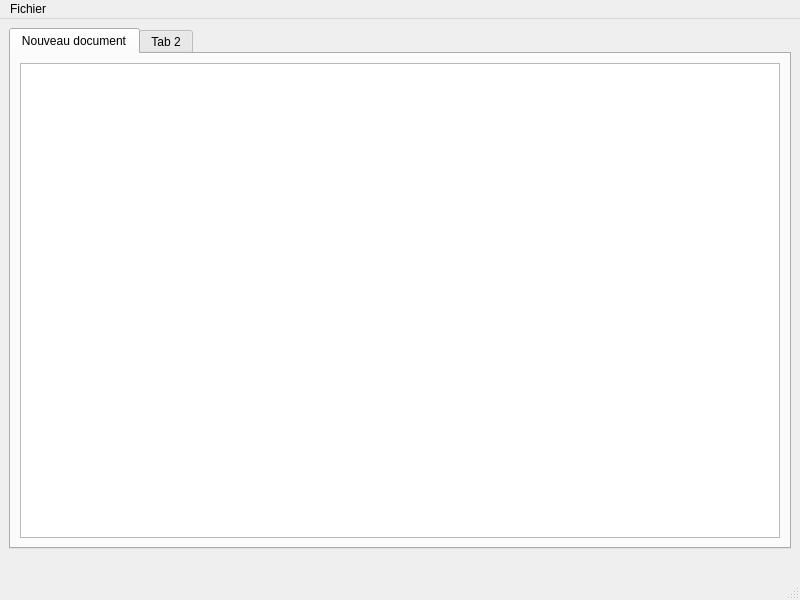
<?xml version="1.0" encoding="UTF-8"?>
<ui version="4.0">
 <class>MainWindow</class>
 <widget class="QMainWindow" name="MainWindow">
  <property name="geometry">
   <rect>
    <x>0</x>
    <y>0</y>
    <width>800</width>
    <height>600</height>
   </rect>
  </property>
  <property name="windowTitle">
   <string>MainWindow</string>
  </property>
  <widget class="QWidget" name="centralwidget">
   <layout class="QVBoxLayout" name="verticalLayout">
    <item>
     <widget class="QTabWidget" name="tabWidget">
      <property name="currentIndex">
       <number>0</number>
      </property>
      <widget class="QWidget" name="tab">
       <attribute name="title">
        <string>Nouveau document</string>
       </attribute>
       <layout class="QVBoxLayout" name="verticalLayout_3">
        <item>
         <widget class="CQTextEdit" name="textContainer"/>
        </item>
       </layout>
      </widget>
      <widget class="QWidget" name="tab_2">
       <attribute name="title">
        <string>Tab 2</string>
       </attribute>
      </widget>
     </widget>
    </item>
    <item>
     <widget class="QLabel" name="labelCursor">
      <property name="text">
       <string/>
      </property>
     </widget>
    </item>
   </layout>
  </widget>
  <widget class="QMenuBar" name="menubar">
   <property name="geometry">
    <rect>
     <x>0</x>
     <y>0</y>
     <width>800</width>
     <height>22</height>
    </rect>
   </property>
   <widget class="QMenu" name="menuFichier">
    <property name="title">
     <string>Fichier</string>
    </property>
    <addaction name="actionOpenFile"/>
   </widget>
   <addaction name="menuFichier"/>
  </widget>
  <widget class="QStatusBar" name="statusbar"/>
  <action name="actionOpenFile">
   <property name="text">
    <string>Ouvrir un fichier</string>
   </property>
   <property name="shortcut">
    <string>Shift+O</string>
   </property>
  </action>
 </widget>
 <customwidgets>
  <customwidget>
   <class>CQTextEdit</class>
   <extends>QTextEdit</extends>
   <header>cqtextedit.h</header>
  </customwidget>
 </customwidgets>
 <resources/>
 <connections/>
</ui>
